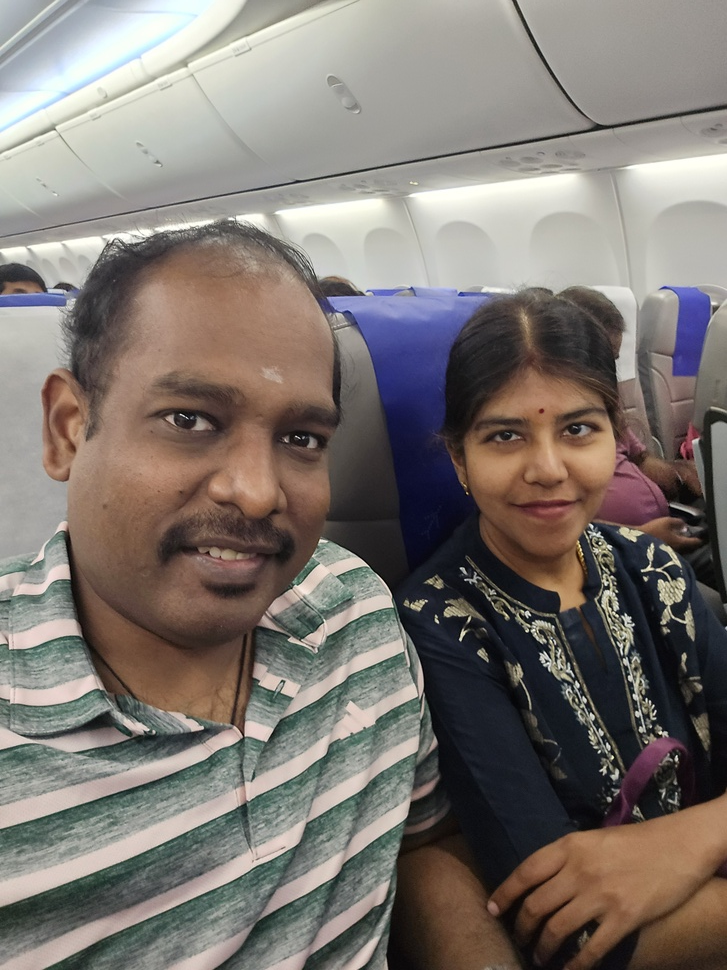
#> input picture selfi/selfie.jpg, 727 x 970 px, shrunk from 3000 x 4000 before the run
$ python opencv.py
#> lines starting #> are read from the running program, lines starting #| are printed output that depends on the picture
import cv2
from PIL import Image


selfie_path = "selfi/selfie.jpg"
img = cv2.imread(selfie_path)
#> img is the input picture: shape (970, 727, 3); mean B, G, R 112.9, 118.5, 126
face_cascade = cv2.CascadeClassifier(cv2.data.haarcascades + "haarcascade_frontalface_default.xml")

gray = cv2.cvtColor(img, cv2.COLOR_BGR2GRAY)
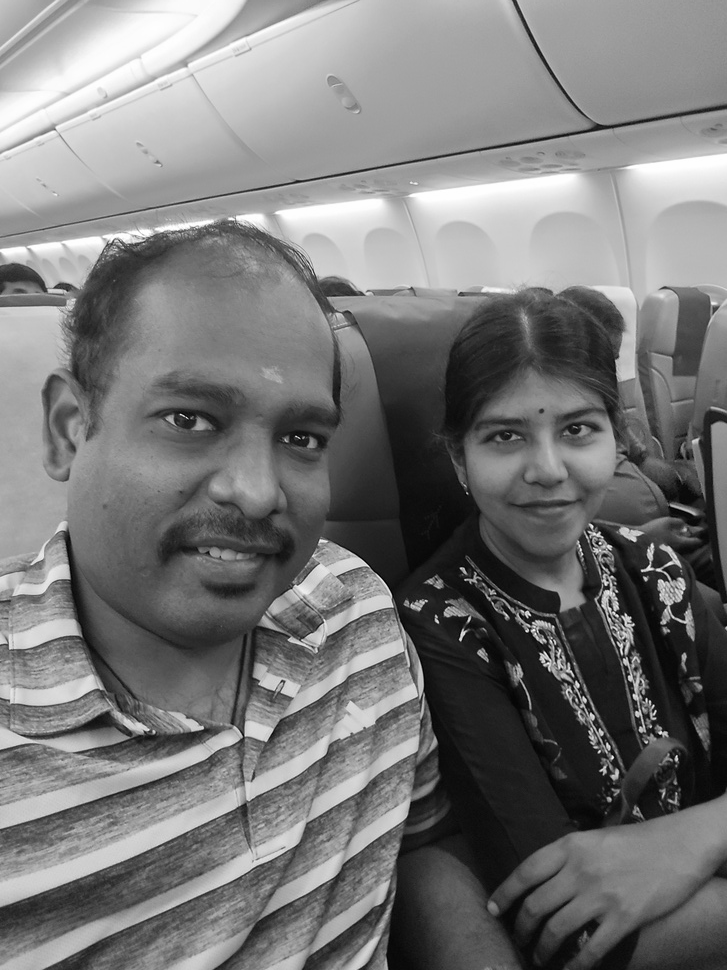
#> gray: shape (970, 727); min 0, max 255, mean 120.1
faces = face_cascade.detectMultiScale(gray, scaleFactor=1.1, minNeighbors=5, minSize=(30, 30))
#> faces = [[445, 360, 193, 193], [70, 296, 340, 340]]

if len(faces) > 0:
    print(f"✅ OpenCV detected {len(faces)} face(s).")
#| ✅ OpenCV detected 2 face(s).
else:
    print("❌ No face detected with OpenCV.")

$ run again, with selfi/new.JPG copied over selfi/selfie.jpg
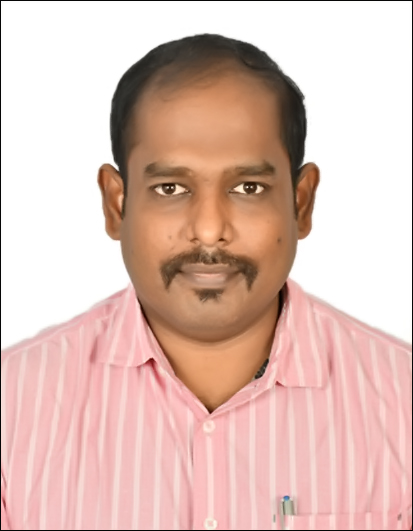
#> input picture selfi/new.JPG, 413 x 531 px
#> img is the input picture: shape (531, 413, 3); mean B, G, R 183.4, 192.5, 223
#> `gray = cv2.cvtColor(img, cv2.COLOR_BGR2GRAY)`:
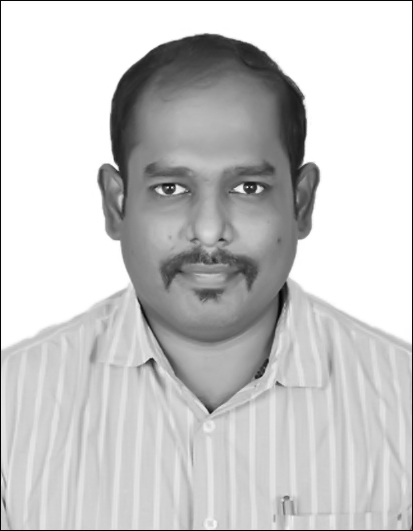
#> gray: shape (531, 413); min 3, max 255, mean 200.6
#> faces = [[88, 97, 240, 240]]
#| ✅ OpenCV detected 1 face(s).

$ run again, with selfi/sam.jpg copied over selfi/selfie.jpg
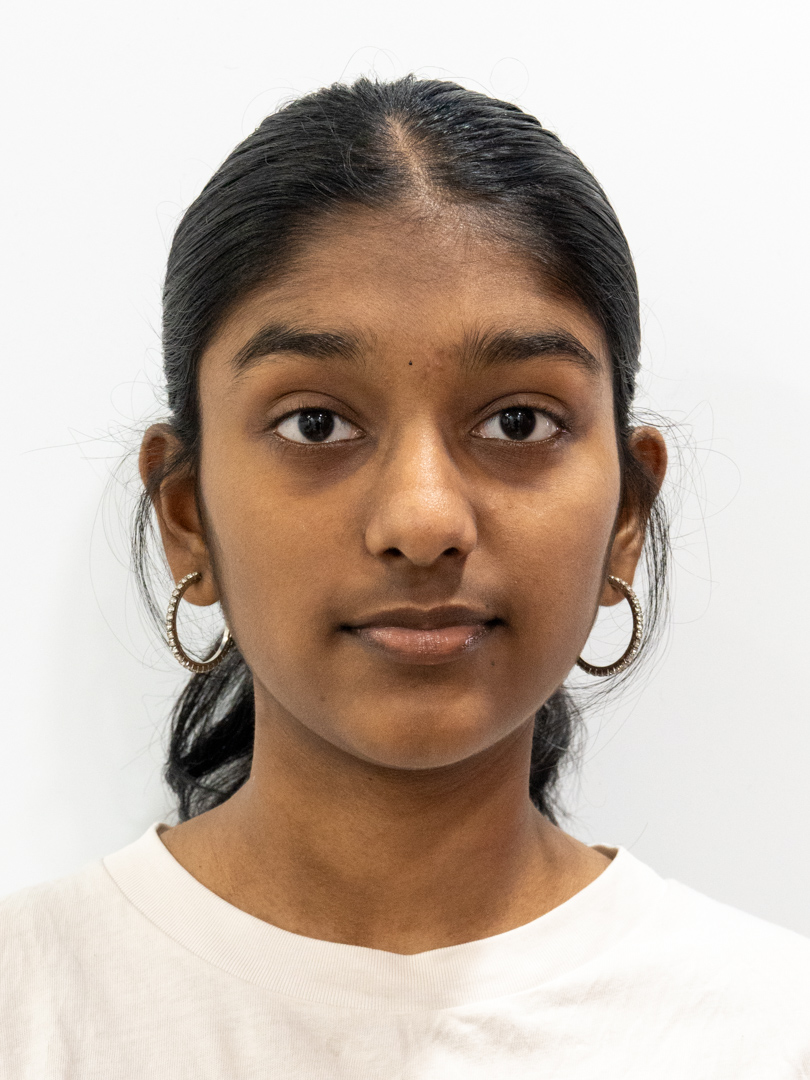
#> input picture selfi/sam.jpg, 810 x 1080 px
#> img is the input picture: shape (1080, 810, 3); mean B, G, R 168.3, 179.7, 195
#> `gray = cv2.cvtColor(img, cv2.COLOR_BGR2GRAY)`:
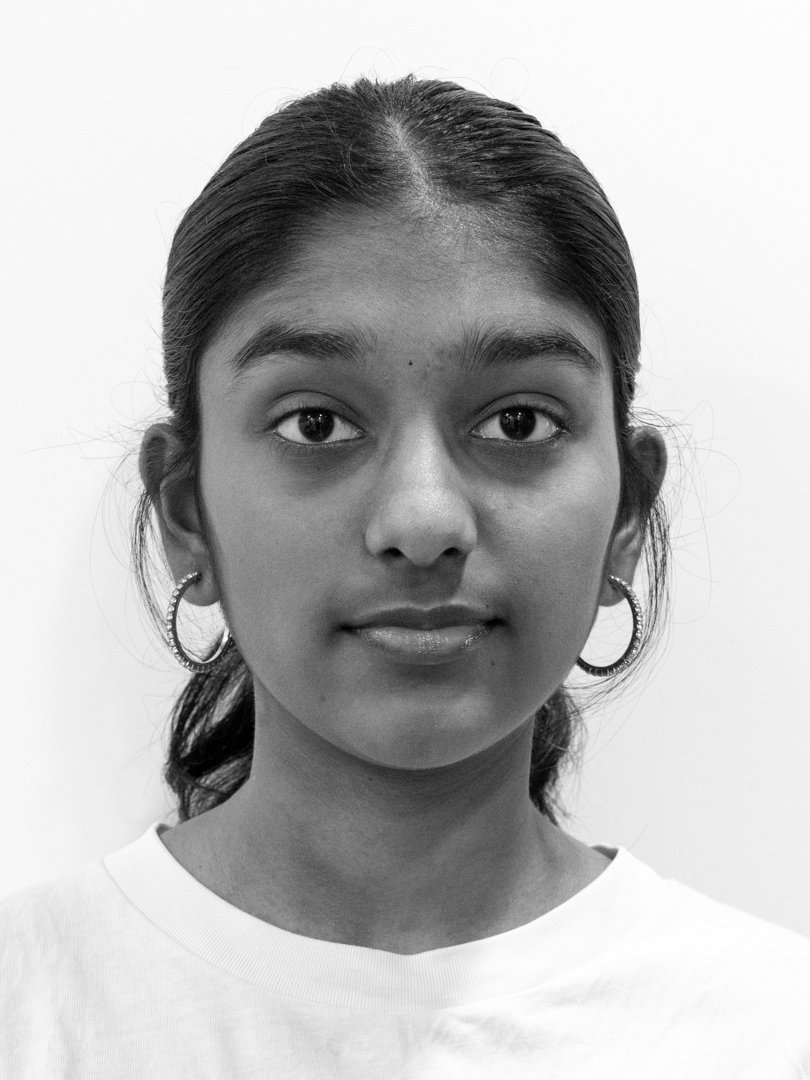
#> gray: shape (1080, 810); min 0, max 255, mean 183
#> faces = [[140, 210, 551, 551]]
#| ✅ OpenCV detected 1 face(s).

$ run again, with selfi/sh.jpg copied over selfi/selfie.jpg
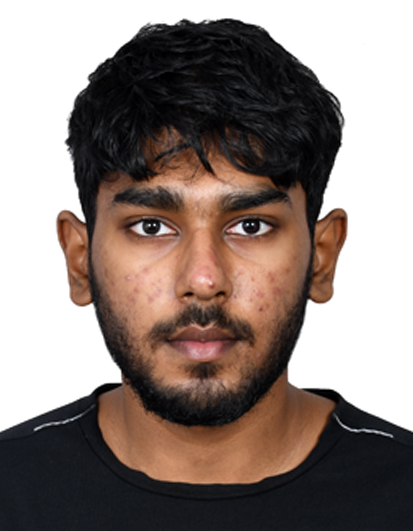
#> input picture selfi/sh.jpg, 413 x 531 px
#> img is the input picture: shape (531, 413, 3); mean B, G, R 123.4, 128.9, 141.9
#> `gray = cv2.cvtColor(img, cv2.COLOR_BGR2GRAY)`:
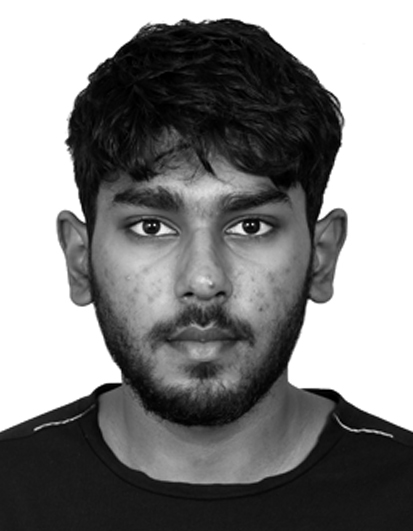
#> gray: shape (531, 413); min 0, max 255, mean 132.2
#> faces = [[76, 125, 257, 257]]
#| ✅ OpenCV detected 1 face(s).
